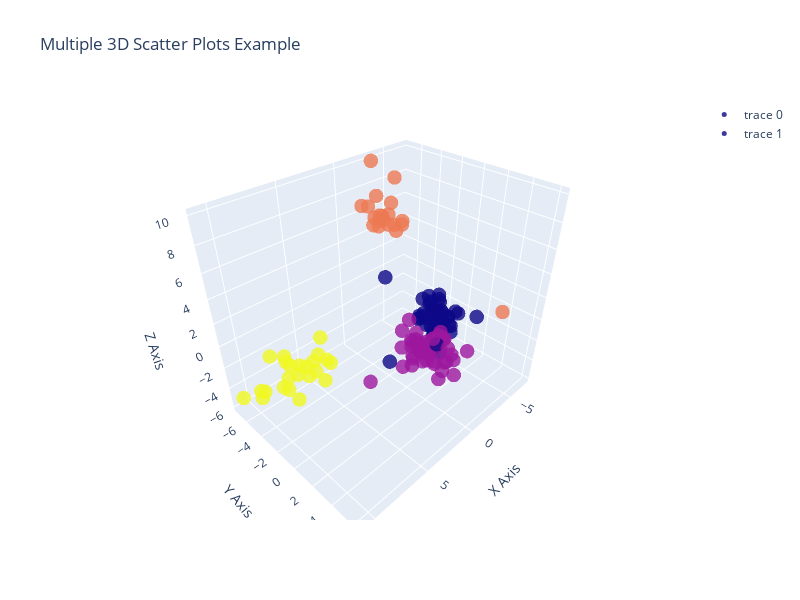

The notebook cell this image was saved under:
### Code cell
import plotly.graph_objects as go
import numpy as np

x1 = X_train_lda[:, 0]
y1 = X_train_lda[:, 1]
z1 = X_train_lda[:, 2]

x2 = X_test_lda[:, 0]
y2 = X_test_lda[:, 1]
z2 = X_test_lda[:, 2]


# Create a 3D scatter plot
fig = go.Figure()
# Add the first scatter trace
fig.add_trace(go.Scatter3d(
    x=x1,
    y=y1,
    z=z1,
    mode='markers',
    marker=dict(
        size=5,
        color=y_train,  # Color for the first set
        opacity=0.8
    ),
    # hovertemplate = hover_text_re,
))

# Add the second scatter trace
fig.add_trace(go.Scatter3d(
    x=x2,
    y=y2,
    z=z2,
    mode='markers',
    marker=dict(
        size=5,
        color=y_test,  # Color for the second set
        opacity=0.8
    ),
    # hovertemplate = hover_text_than,
))

# Set the layout of the plot
fig.update_layout(
    scene=dict(
        xaxis_title='X Axis',
        yaxis_title='Y Axis',
        zaxis_title='Z Axis'
    ),
    width = 800,
    height = 600,
    title='Multiple 3D Scatter Plots Example'
)

# Show the plot
fig.show()
